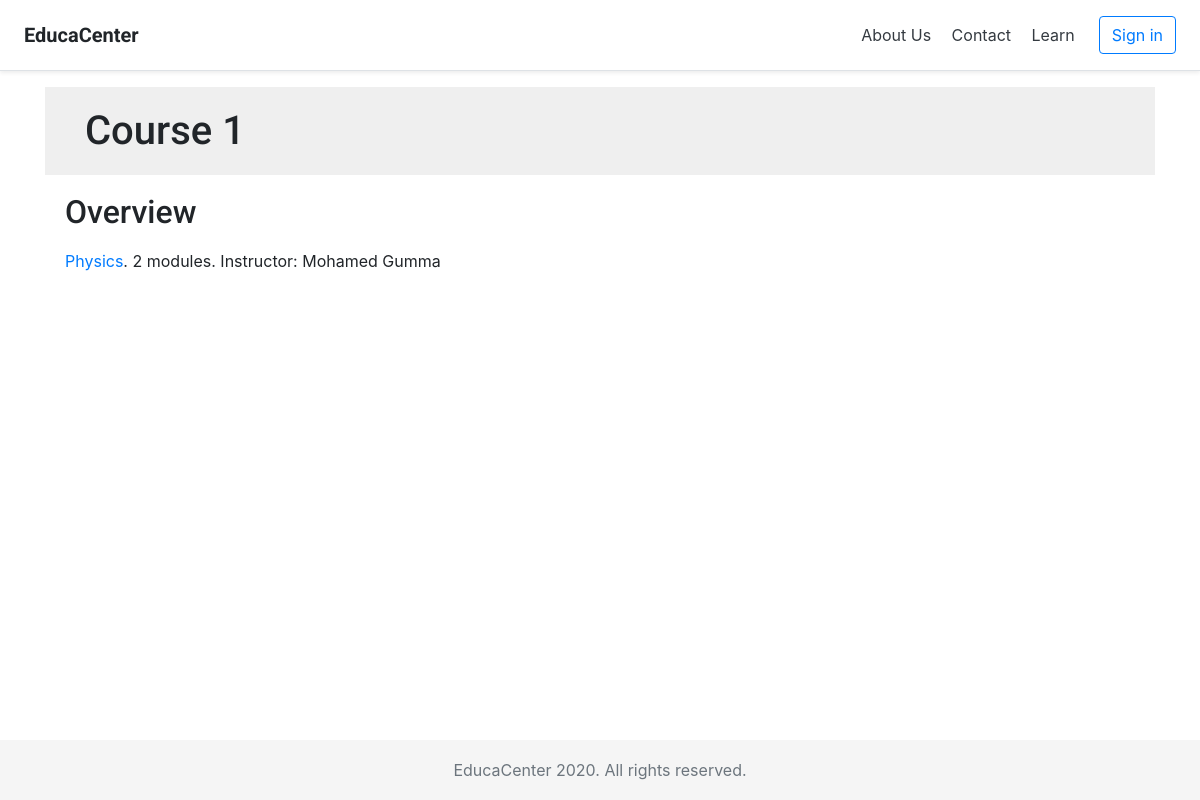
Before: /courses/course1/ with the older database file.
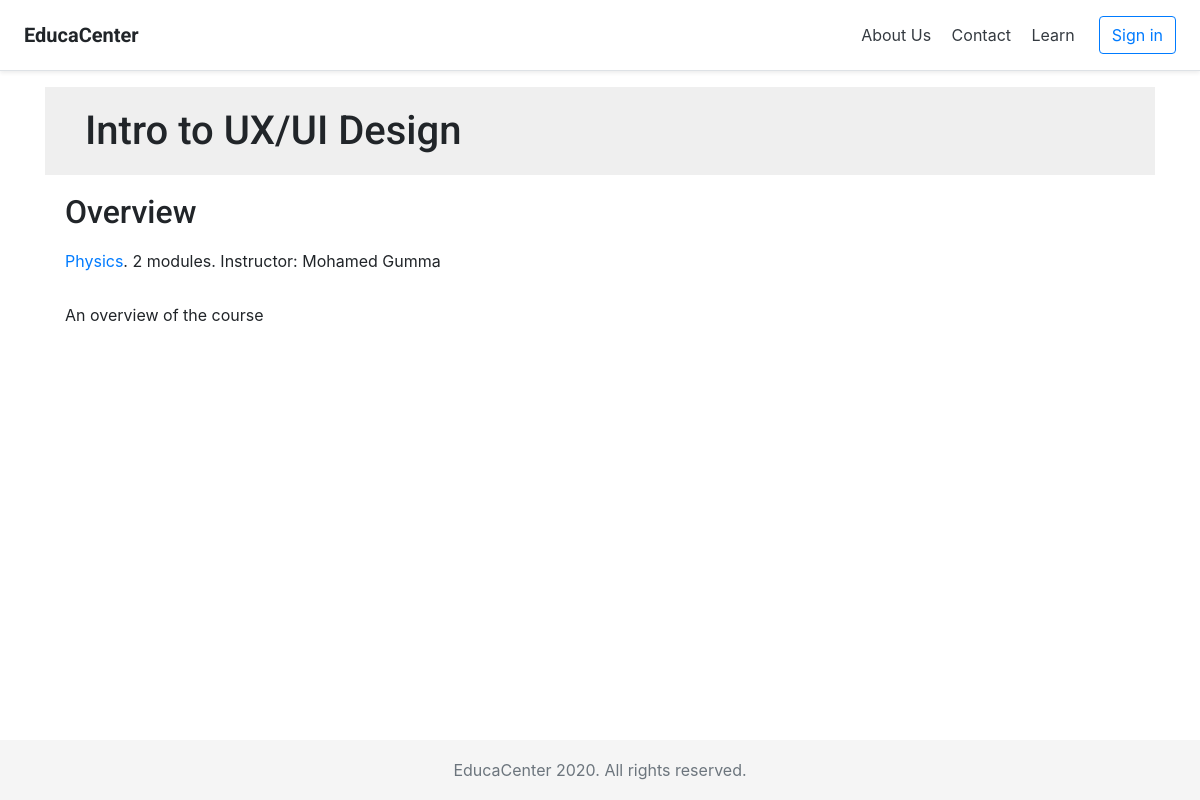
After: the same page with the newer database file.
### courses/models.py (models this page shows, shortened)
class Course(models.Model):
    owner = models.ForeignKey(User,related_name='courses_created',
                            on_delete=models.CASCADE)
    subject = models.ForeignKey(Subject,
                            related_name='courses',
                            on_delete=models.CASCADE)
    title = models.CharField(max_length=200)
    slug = models.SlugField(max_length=200, unique=True)
    overview = models.TextField()
    created = models.DateTimeField(auto_now_add=True)
    students = models.ManyToManyField(User,
                                    related_name='courses_joined',
                                    blank=True)
    class Meta:
        ordering = ['-created']

### courses/views.py (the view)
class CourseDetailView(DetailView):
    model = Course
    template_name = 'courses/course/detail.html'

### courses/templates/courses/course/detail.html (shortened to what this page needs)
{% extends "base.html" %}
{% block content %}
{% with subject=course.subject %}
<h1>
    {{ object.title }}
</h1>
<div class="module">
    <h2>Overview</h2>
    <p>
        <a href="{% url "course_list_subject" subject.slug %}">
            {{ subject.title }}</a>.
        {{ course.modules.count }} modules.
        Instructor: {{ course.owner.get_full_name }}
    </p>
    {{ object.overview|linebreaks }}
</div>
{% endwith %}
{% endblock %}

Changed rows visible on the page:
changed Course "Mohamed Gumma": title "Course 1" → "Intro to UX/UI Design"; overview (not shown) → "An overview of the course"
